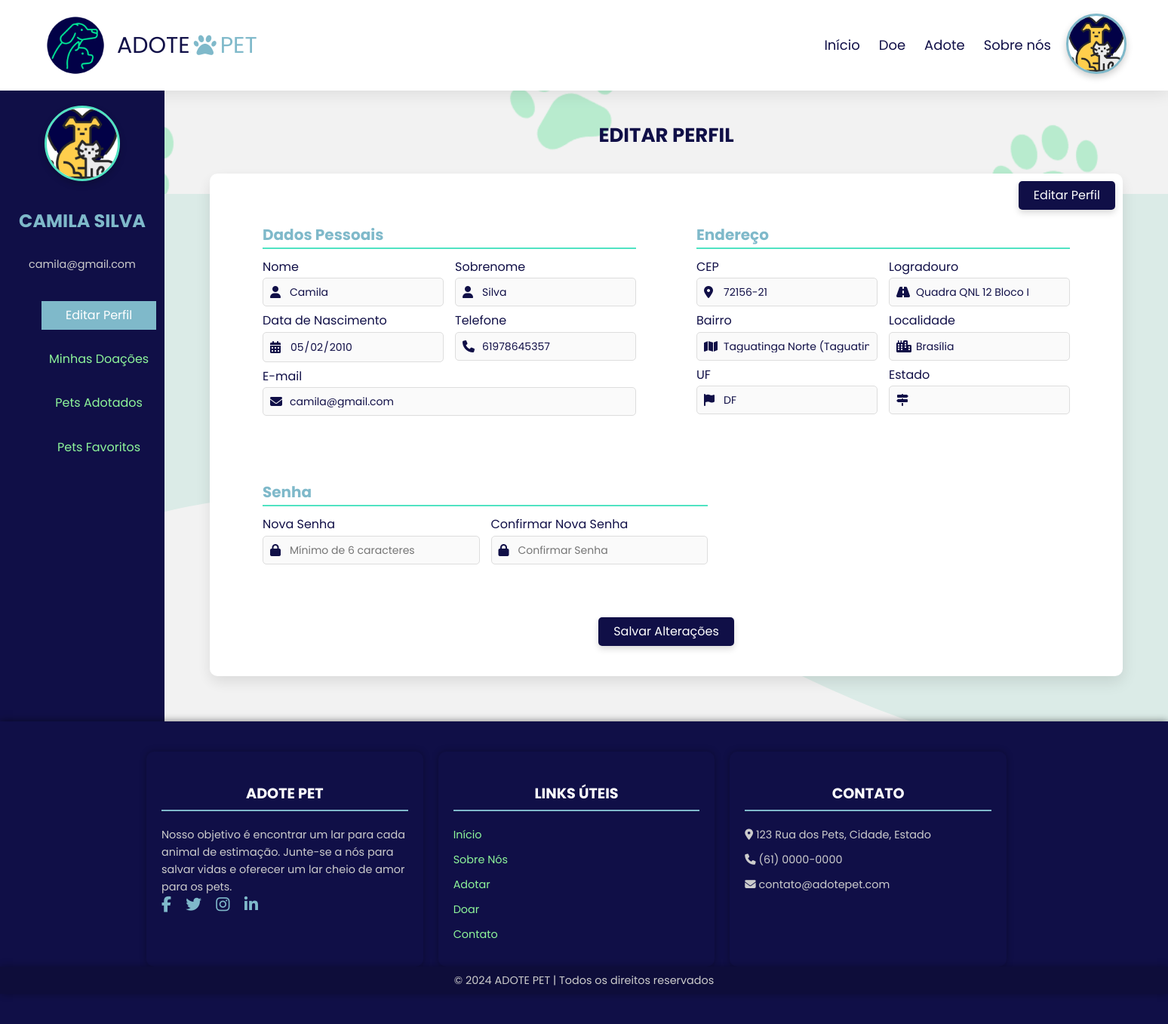
Before: /crud/views/perfil_usuario.php (signed in) with the older database file.
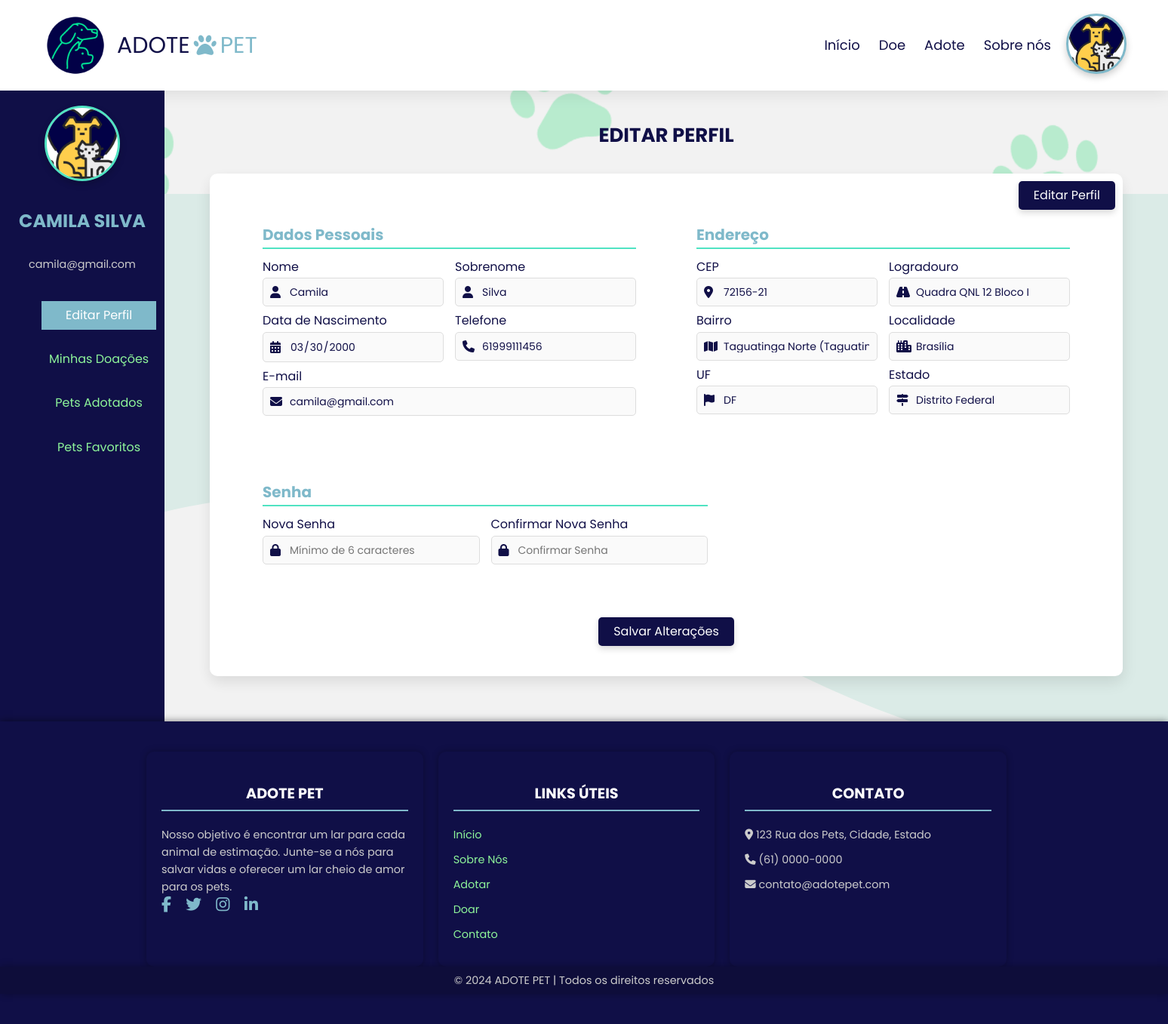
After: the same page with the newer database file.
### tables this page shows
CREATE TABLE `enderecos` (
  `id` int(11) NOT NULL,
  `usuario_id` int(11) DEFAULT NULL,
  `cep` varchar(10) NOT NULL,
  `logradouro` varchar(255) NOT NULL,
  `bairro` varchar(100) NOT NULL,
  `localidade` varchar(100) NOT NULL,
  `uf` char(2) NOT NULL,
  `estado` varchar(100) NOT NULL
);

CREATE TABLE `usuarios` (
  `id` int(11) NOT NULL,
  `nome` varchar(100) NOT NULL,
  `sobrenome` varchar(100) NOT NULL,
  `cpf` varchar(14) NOT NULL,
  `telefone` varchar(15) NOT NULL,
  `email` varchar(100) NOT NULL,
  `senha` varchar(255) NOT NULL,
  `criado_em` timestamp NOT NULL DEFAULT current_timestamp(),
  `perfil_id` int(11) NOT NULL,
  `data_nascimento` date DEFAULT NULL
);

### crud/public/atualizar_perfil.php (called while the page is built, shortened)
<?php
$errors = [];
$isLoggedIn = isset($_SESSION['usuario_id']);
$userName = $isLoggedIn ? $_SESSION['usuario_nome'] : 'Visitante';
$userPhoto = '../../img/default-photo.png';
if ($isLoggedIn) {
    $usuarioId = $_SESSION['usuario_id'];
    $db = new DataBase();
    $conn = $db->getConnection();
    $query = "
    SELECT u.nome, u.sobrenome, u.email, u.data_nascimento, u.telefone, e.cep, e.logradouro, e.bairro, e.localidade, e.uf, e.estado
    FROM usuarios u
    LEFT JOIN enderecos e ON u.id = e.usuario_id
    WHERE u.id = ?
    ";
    $stmt = $conn->prepare($query);
    $stmt->bind_param("i", $usuarioId);
    $stmt->execute();
    $result = $stmt->get_result();
    if ($result->num_rows > 0) {
        $userData = $result->fetch_assoc();
    } else {
        $errors[] = "Usuário não encontrado!";
    }
}
?>

### crud/views/perfil_usuario.php (the view, shortened to what this page needs)
<?php
require_once '../../crud/public/atualizar_perfil.php';
?>
<!DOCTYPE html>
<html lang="pt-br">
<head>
    <link rel="stylesheet" href="https://cdnjs.cloudflare.com/ajax/libs/normalize/8.0.1/normalize.min.css">
    <link rel="stylesheet" href="https://cdnjs.cloudflare.com/ajax/libs/font-awesome/6.5.0/css/all.min.css">
    <link rel="stylesheet" href="../../css/perfil_usuario.css">
</head>
<body>
    <header>
        <div class="logo">
            <img src="../../img/logo.png" alt="Logo">
            <span>ADOTE<i class="fas fa-paw"></i><span class="highlight">PET</span></span>
        </div>
        <nav>
            <ul class="nav-list">
                <li class="nav-item"><a href="#">Início</a></li>
                <li class="nav-item"><a href="#">Doe</a></li>
                <li class="nav-item"><a href="#">Adote</a></li>
                <li class="nav-item"><a href="#">Sobre nós</a></li>
                <?php if ($isLoggedIn): ?>
                    <li class="profile-section">
                        <div class="profile-perfil" onclick="toggleMenu()">
                            <img src="<?php echo $userPhoto; ?>" alt="Foto de <?php echo $userName; ?>" class="user-photo">
                        </div>
                    </li>
                <?php else: ?>
                    <li class="nav-item"><a href="../../login.html">Entrar</a></li>
                    <li><a href="../../crud/views/cadastro_usuario.php" class="btn-cadastrar ">Cadastre-se!</a></li>
                <?php endif; ?>
            </ul>
        </nav>
    </header>
    <div class="profile-container">
        <aside class="sidebar">
            <div class="profile-info">
                <img src="<?php echo $userPhoto; ?>" alt="Foto do usuário" class="profile-pic">
                <h2><?php echo htmlspecialchars($userData['nome'] . ' ' . $userData['sobrenome']); ?></h2>
                <p class="email"><?php echo htmlspecialchars($userData['email']); ?></p>
            </div>
            <nav class="profile-menu">
                <ul>
                    <li><a href="#" data-section="editar-perfil" onclick="switchSection(event)">Editar Perfil</a></li>
                    <li><a href="#" data-section="minhas-doacoes" onclick="switchSection(event)">Minhas Doações</a></li>
                    <li><a href="#" data-section="pets-adotados" onclick="switchSection(event)">Pets Adotados</a></li>
                    <li><a href="#" data-section="pets-favoritos" onclick="switchSection(event)">Pets Favoritos</a></li>
                </ul>
            </nav>
        </aside>
        <main class="profile-content">
            <section id="editar-perfil" class="content-section">
                <h2>Editar Perfil</h2>
                <form action="../../crud/public/atualizar_perfil.php" method="POST" class="edit-profile-form"
                    id="editar-perfil-form">
                    <div class="section-row">
                        <div class="section-container dados-pessoais">
                            <h3>Dados Pessoais</h3>
                            <div class="input-row">
                                <div class="input-group">
                                    <label for="nome">Nome <span class="required"></span></label>
                                    <div class="input-icon">
                                        <i class="fas fa-user"></i>
                                        <input type="text" id="nome" name="nome"
                                            value="<?php echo $userData['nome']; ?>" required disabled>
                                    </div>
                                </div>
                                <div class="input-group">
                                    <label for="sobrenome">Sobrenome <span class="required"></span></label>
                                    <div class="input-icon">
                                        <i class="fas fa-user"></i>
                                        <input type="text" id="sobrenome" name="sobrenome"
                                            value="<?php echo $userData['sobrenome']; ?>" required disabled>
                                    </div>
                                </div>
                            </div>
                            <div class="input-row">
                                <div class="input-group input-data-nascimento">
                                    <label for="data_nascimento">Data de Nascimento</label>
                                    <div class="input-icon">
                                        <i class="fas fa-calendar-alt"></i>
                                        <input type="date" id="data_nascimento" name="data_nascimento"
                                            value="<?php echo $userData['data_nascimento']; ?>" required disabled>
                                    </div>
                                </div>
                                <div class="input-group">
                                    <label for="telefone">Telefone</label>
                                    <div class="input-icon">
                                        <i class="fas fa-phone"></i>
                                        <input type="tel" id="telefone" name="telefone"
                                            value="<?php echo $userData['telefone']; ?>" disabled>
                                    </div>
                                </div>
                            </div>
                            <div class="input-row">
                                <div class="input-group">
                                    <label for="email">E-mail <span class="required"></span></label>
                                    <div class="input-icon">
                                        <i class="fas fa-envelope"></i>
                                        <input type="email" id="email" name="email"
                                            value="<?php echo $userData['email']; ?>" required disabled>
                                    </div>
                                </div>
                            </div>
                        </div>
                        <div class="section-container endereco">
                            <h3>Endereço</h3>
                            <div class="input-row">
                                <div class="input-group">
                                    <label for="cep">CEP <span class="required"></span></label>
                                    <div class="input-icon">
                                        <i class="fas fa-map-marker-alt"></i>
                                        <input type="text" id="cep" name="cep" value="<?php echo $userData['cep']; ?>"
                                            required disabled>
                                    </div>
                                </div>
                                <div class="input-group">
                                    <label for="logradouro">Logradouro <span class="required"></span></label>
                                    <div class="input-icon">
                                        <i class="fas fa-road"></i>
                                        <input type="text" id="logradouro" name="logradouro"
                                            value="<?php echo $userData['logradouro']; ?>" required disabled>
                                    </div>
                                </div>
                            </div>
                            <div class="input-row">
                                <div class="input-group">
                                    <label for="bairro">Bairro <span class="required"></span></label>
                                    <div class="input-icon">
                                        <i class="fas fa-map"></i>
                                        <input type="text" id="bairro" name="bairro"
                                            value="<?php echo $userData['bairro']; ?>" required disabled>
                                    </div>
                                </div>
                                <div class="input-group">
                                    <label for="localidade">Localidade <span class="required"></span></label>
                                    <div class="input-icon">
                                        <i class="fas fa-city"></i>
                                        <input type="text" id="localidade" name="localidade"
                                            value="<?php echo $userData['localidade']; ?>" required disabled>
                                    </div>
                                </div>
                            </div>
                            <div class="input-row">
                                <div class="input-group input-uf">
                                    <label for="uf">UF <span class="required"></span></label>
                                    <div class="input-icon">
                                        <i class="fas fa-flag"></i>
                                        <input type="text" id="uf" name="uf" value="<?php echo $userData['uf']; ?>"
                                            maxlength="2" required disabled>
                                    </div>
                                </div>
                                <div class="input-group">
                                    <label for="estado">Estado <span class="required"></span></label>
                                    <div class="input-icon">
                                        <i class="fas fa-map-signs"></i>
                                        <input type="text" id="estado" name="estado"
                                            value="<?php echo $userData['estado']; ?>" required disabled>
                                    </div>
                                </div>
                            </div>
                        </div>
                    </div>
                    <div class="section-container senha">
                        <h3>Senha</h3>
                        <div class="input-row">
                            <div class="input-group">
                                <label for="senha_atual">Nova Senha</label>
                                <div class="input-icon">
                                    <i class="fas fa-lock"></i>
                                    <input type="password" id="senha_atual" name="senha_atual"
                                        placeholder="Mínimo de 6 caracteres" disabled>
                                </div>
                            </div>
                            <div class="input-group">
                                <label for="nova_senha">Confirmar Nova Senha</label>
                                <div class="input-icon">
                                    <i class="fas fa-lock"></i>
                                    <input type="password" id="nova_senha" name="nova_senha"
                                        placeholder="Confirmar Senha" disabled>
                                </div>
                            </div>
                        </div>
                    </div>
                    <div class="button-container">
                        <button type="submit" class="save-btn">Salvar Alterações</button>
                        <button type="button" class="edit-btn" id="edit-btn">Editar Perfil</button>
                    </div>
                </form>
            </section>
        </main>
    </div>
    <footer>
        <div class="footer-container">
            <div class="footer-section about">
                <h2>ADOTE PET</h2>
                <p>Nosso objetivo é encontrar um lar para cada animal de estimação. Junte-se a nós para salvar vidas e
                    oferecer um lar cheio de amor para os pets.</p>
                <div class="socials">
                    <a href="#"><i class="fab fa-facebook-f"></i></a>
                    <a href="#"><i class="fab fa-twitter"></i></a>
                    <a href="#"><i class="fab fa-instagram"></i></a>
                    <a href="#"><i class="fab fa-linkedin-in"></i></a>
                </div>
            </div>
            <div class="footer-section links">
                <h2>Links Úteis</h2>
                <ul>
                    <li><a href="#">Início</a></li>
                    <li><a href="#">Sobre Nós</a></li>
                    <li><a href="#">Adotar</a></li>
                    <li><a href="#">Doar</a></li>
                    <li><a href="#">Contato</a></li>
                </ul>
            </div>
            <div class="footer-section contact">
                <h2>Contato</h2>
                <ul>
                    <li><i class="fas fa-map-marker-alt"></i> 123 Rua dos Pets, Cidade, Estado</li>
                    <li><i class="fas fa-phone"></i> (61) 0000-0000</li>
                    <li><i class="fas fa-envelope"></i> contato@adotepet.com</li>
                </ul>
            </div>
        </div>
        <div class="footer-bottom">
            <p>&copy; 2024 ADOTE PET | Todos os direitos reservados</p>
        </div>
    </footer>
</body>
</html>

Changed rows visible on the page:
changed enderecos "Quadra QNL 12 Bloco I": data_nascimento "05/02/2010" → "03/30/2000"; telefone "61978645357" → "61999111456"; estado (not shown) → "Distrito Federal"
